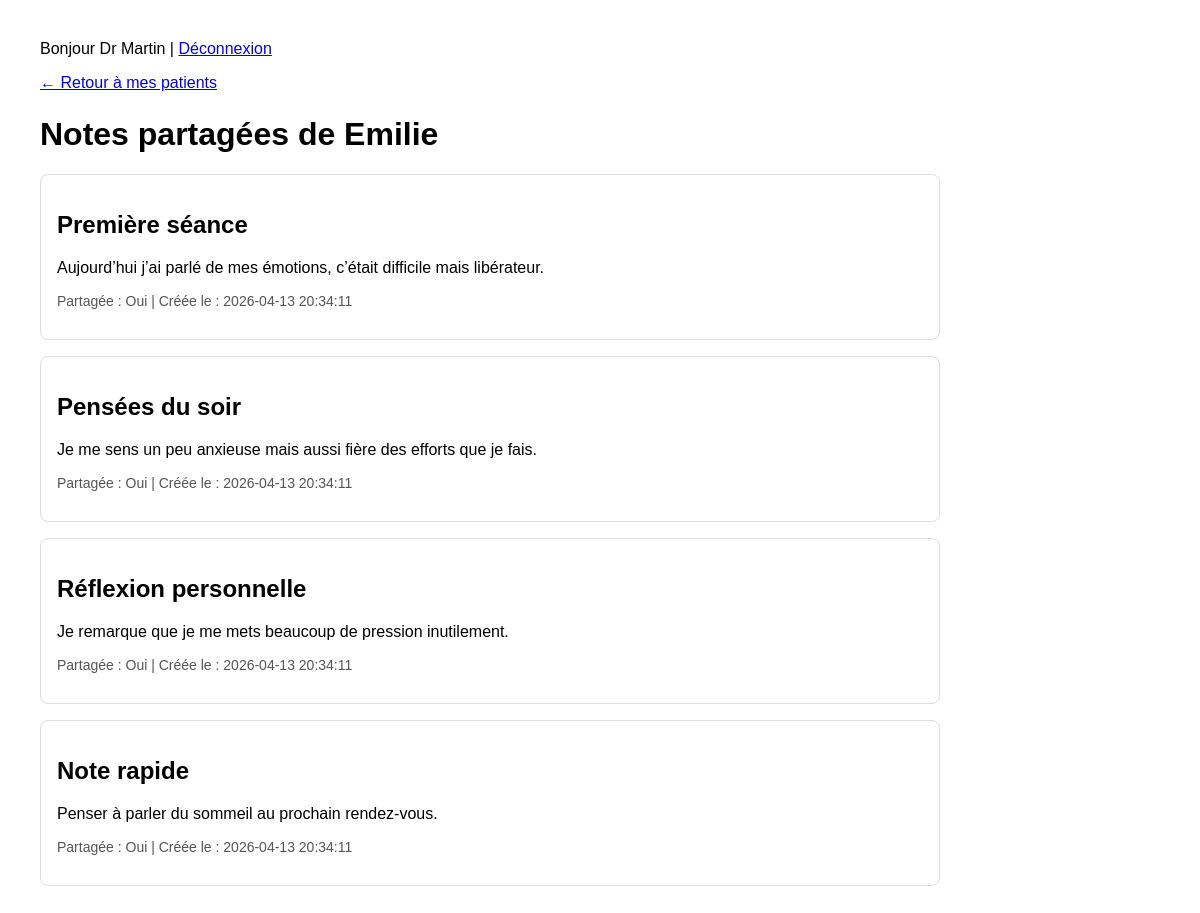
Page /index.php?page=therapist&action=patient-notes&id=3 (signed in) on the committed database.
### tables this page shows
CREATE TABLE `users` (
  `id` int NOT NULL,
  `name` varchar(100) NOT NULL,
  `email` varchar(150) NOT NULL,
  `role` enum('patient','therapist') NOT NULL DEFAULT 'patient',
  `therapist_id` int DEFAULT NULL,
  `created_at` timestamp NULL DEFAULT CURRENT_TIMESTAMP,
  `password` varchar(255) NOT NULL
);

CREATE TABLE `notes` (
  `id` int NOT NULL,
  `user_id` int NOT NULL,
  `title` varchar(255) NOT NULL,
  `content` text NOT NULL,
  `is_shared` tinyint(1) NOT NULL DEFAULT '0',
  `created_at` timestamp NULL DEFAULT CURRENT_TIMESTAMP
);

### src/controller/TherapistController.php (called while the page is built, shortened)
<?php
class TherapistController
{
    private UserRepository $userRepository;
    private NoteRepository $noteRepository;
    public function __construct(\PDO $pdo)
    {
        $this->userRepository = new UserRepository($pdo);
        $this->noteRepository = new NoteRepository($pdo);
    }
    public function patientNotes(int $patientId): void
    {
        $user = Auth::currentUser();
        $patient = $this->userRepository->findPatientByIdAndTherapistId(
            $patientId,
            (int) $user['id']
        );
        $notes = $this->noteRepository->findSharedNotesByPatientId($patientId);
        require __DIR__.'/../../view/therapist/patient-notes.php';
    }
}

### public/index.php (called while the page is built, shortened)
<?php
$page = $_GET['page'] ?? 'auth';
$action = $_GET['action'] ?? 'login';
$id = (int) ($_GET['id'] ?? 0);
$pdo = getConnection();
match ($page.'/'.$action) {
    'notes/list' => (new NoteController($pdo))->list(),
    'notes/show' => (new NoteController($pdo))->show($id),
    'notes/create' => (new NoteController($pdo))->create(),
    'notes/update' => (new NoteController($pdo))->update($id),
    'notes/delete' => (new NoteController($pdo))->delete($id),
    'auth/register' => (new AuthController($pdo))->register(),
    'auth/login' => (new AuthController($pdo))->login(),
    'auth/logout' => (new AuthController($pdo))->logout(),
    'therapist/dashboard' => (new TherapistController($pdo))->dashboard(),
    'therapist/patient-notes' => (new TherapistController($pdo))->patientNotes($id),
    default => http_response_code(404) && print ('Page non trouvée'),
};

### src/helper/Auth.php (called while the page is built, shortened)
<?php
class Auth
{
    public static function currentUser(): ?array
    {
        return [
            'id' => (int) $_SESSION['user_id'],
            'name' => $_SESSION['user_name'] ?? '',
            'role' => $_SESSION['role'] ?? '',
        ];
    }
}

### src/repository/UserRepository.php (called while the page is built, shortened)
<?php
class UserRepository
{
    private \PDO $pdo;
    public function __construct(\PDO $pdo)
    {
        $this->pdo = $pdo;
    }
    public function findPatientByIdAndTherapistId(int $patientId, int $therapistId): ?array
    {
        $sql = "
            SELECT id, name, email, therapist_id
            FROM users
            WHERE id = :patient_id
              AND role = 'patient'
              AND therapist_id = :therapist_id
            LIMIT 1
        ";
        $stmt = $this->pdo->prepare($sql);
        $stmt->execute([
            'patient_id' => $patientId,
            'therapist_id' => $therapistId,
        ]);
        $patient = $stmt->fetch(\PDO::FETCH_ASSOC);
        return $patient ?: null;
    }
}

### src/repository/NoteRepository.php (called while the page is built, shortened)
<?php
class NoteRepository
{
    public function findSharedNotesByPatientId(int $patientId): array
    {
        $stmt = $this->pdo->prepare(
            'SELECT * FROM notes
             WHERE user_id = :user_id AND is_shared = 1
             ORDER BY created_at DESC'
        );
        $stmt->execute(['user_id' => $patientId]);
        return $stmt->fetchAll() ?: [];
    }
}

### view/therapist/patient-notes.php (the view, shortened to what this page needs)
<!DOCTYPE html>
<html lang="fr">
<head>
</head>
<body>
    <div class="topbar">
        <p>
            Bonjour <?php echo htmlspecialchars($_SESSION['user_name'] ?? ''); ?> |
            <a href="index.php?page=auth&action=logout">Déconnexion</a>
        </p>
        <p>
            <a href="index.php?page=therapist&action=dashboard">← Retour à mes patients</a>
        </p>
    </div>
    <h1>Notes partagées de <?php echo htmlspecialchars($patient['name']); ?></h1>
    <?php if (empty($notes)) { ?>
        <p>Aucune note partagée pour ce patient.</p>
    <?php } else { ?>
        <?php foreach ($notes as $note) { ?>
            <div class="note-card">
                <h2><?php echo htmlspecialchars($note['title']); ?></h2>
                <p><?php echo nl2br(htmlspecialchars($note['content'])); ?></p>
                <p class="meta">
                    Partagée : <?php echo $note['is_shared'] ? 'Oui' : 'Non'; ?> |
                    Créée le : <?php echo htmlspecialchars($note['created_at']); ?>
                </p>
            </div>
        <?php } ?>
    <?php } ?>
</body>
</html>

### view/therapist/patient-notes.php (style rules this page uses)
body { font-family: Arial, sans-serif; margin: 40px; max-width: 900px; }
.note-card { border: 1px solid #dddddd; padding: 16px; margin-bottom: 16px; border-radius: 8px; }
.meta { color: #555555; font-size: 14px; }
.topbar { margin-bottom: 24px; }

### rows in the picture
users: name "Emilie"
notes: title "Première séance", content "Aujourd’hui j’ai parlé de mes émotions, c’était difficile mais libérateur.", is_shared "Oui", created_at "2026-04-13 20:34:11"
notes: title "Pensées du soir", content "Je me sens un peu anxieuse mais aussi fière des efforts que je fais.", is_shared "Oui", created_at "2026-04-13 20:34:11"
notes: title "Réflexion personnelle", content "Je remarque que je me mets beaucoup de pression inutilement.", is_shared "Oui", created_at "2026-04-13 20:34:11"
notes: title "Note rapide", content "Penser à parler du sommeil au prochain rendez-vous.", is_shared "Oui", created_at "2026-04-13 20:34:11"

### other values in the picture
$_SESSION['user_name'] "Dr Martin"
